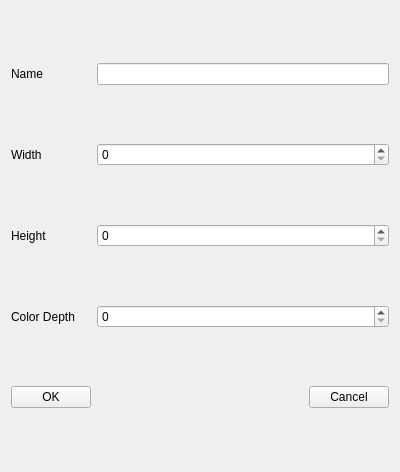
<?xml version="1.0" encoding="UTF-8"?>
<ui version="4.0">
 <class>Form</class>
 <widget class="QWidget" name="Form">
  <property name="geometry">
   <rect>
    <x>0</x>
    <y>0</y>
    <width>400</width>
    <height>472</height>
   </rect>
  </property>
  <property name="windowTitle">
   <string>Form</string>
  </property>
  <layout class="QGridLayout" name="gridLayout">
   <item row="4" column="0">
    <widget class="QPushButton" name="pushButton_2">
     <property name="text">
      <string>OK</string>
     </property>
    </widget>
   </item>
   <item row="2" column="0">
    <widget class="QLabel" name="label_3">
     <property name="text">
      <string>Height</string>
     </property>
    </widget>
   </item>
   <item row="0" column="0">
    <widget class="QLabel" name="label">
     <property name="text">
      <string>Name</string>
     </property>
    </widget>
   </item>
   <item row="0" column="1">
    <widget class="QLineEdit" name="lineEdit"/>
   </item>
   <item row="1" column="0">
    <widget class="QLabel" name="label_2">
     <property name="text">
      <string>Width</string>
     </property>
    </widget>
   </item>
   <item row="4" column="1" alignment="Qt::AlignRight">
    <widget class="QPushButton" name="pushButton">
     <property name="text">
      <string>Cancel</string>
     </property>
    </widget>
   </item>
   <item row="1" column="1">
    <widget class="QSpinBox" name="spinBox"/>
   </item>
   <item row="3" column="1">
    <widget class="QSpinBox" name="spinBox_3"/>
   </item>
   <item row="3" column="0">
    <widget class="QLabel" name="label_4">
     <property name="text">
      <string>Color Depth</string>
     </property>
    </widget>
   </item>
   <item row="2" column="1">
    <widget class="QSpinBox" name="spinBox_2"/>
   </item>
  </layout>
 </widget>
 <resources/>
 <connections/>
</ui>
